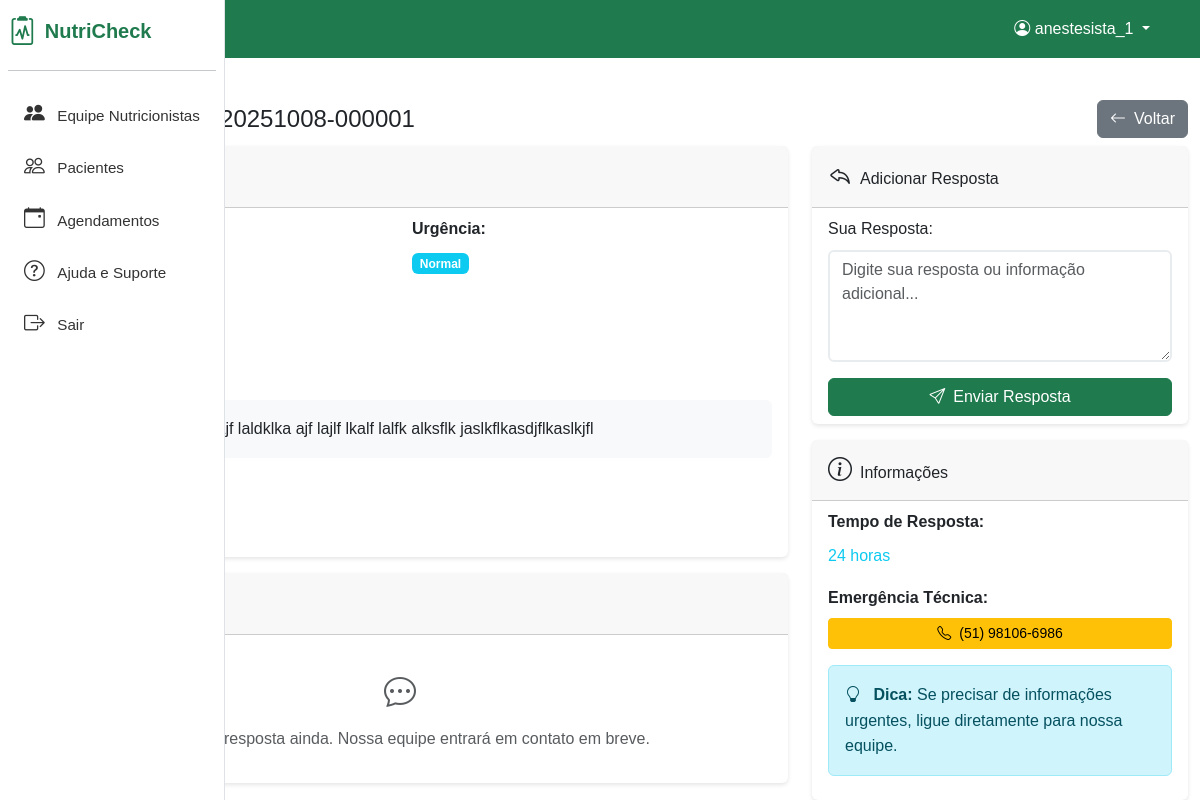
Page /ajuda/visualizar-chamado?id=2 (signed in) on the committed database.
### tables this page shows
CREATE TABLE `chamados_suporte` (
  `id` int(11) NOT NULL,
  `numero_chamado` varchar(20) DEFAULT NULL,
  `instituicao_id` int(11) NOT NULL,
  `usuario_id` int(11) DEFAULT NULL,
  `titulo` varchar(255) NOT NULL,
  `descricao` text NOT NULL,
  `prioridade` enum('baixa','media','alta','critica') DEFAULT 'media',
  `status` enum('aberto','em_andamento','resolvido','fechado') DEFAULT 'aberto',
  `created_at` timestamp NOT NULL DEFAULT current_timestamp(),
  `updated_at` timestamp NOT NULL DEFAULT current_timestamp() ON UPDATE current_timestamp()
);

### app/controllers/AjudaController.php (called while the page is built, shortened)
<?php
class AjudaController extends BaseController {
    private function getCurrentUserData() {
        if (isset($_SESSION['user_id'])) {
            return [
                'user_id' => $_SESSION['user_id'],
                'institution_id' => $_SESSION['institution_id'] ?? $this->getUserInstitution($_SESSION['user_id'])
            ];
        }
        return null;
    }
    private function getUserInstitution($userId) {
        $user = $this->db->fetch("SELECT instituicao_id FROM usuarios WHERE id = ?", [$userId]);
        return $user ? $user['instituicao_id'] : null;
    }
    public function visualizar_chamado() {
        $ticketId = $_GET['id'] ?? null;
        $userData = $this->getCurrentUserData();
        $sql = "SELECT * FROM chamados_suporte WHERE id = ? AND usuario_id = ?";
        $chamado = $this->db->fetch($sql, [$ticketId, $userData['user_id']]);
        $sql = "SELECT * FROM respostas_chamados WHERE chamado_id = ? ORDER BY created_at ASC";
        $respostas = $this->db->fetchAll($sql, [$ticketId]);
        include APP_PATH . '/views/ajuda/visualizar_chamado.php';
    }
}

### app/controllers/BaseController.php (called while the page is built, shortened)
<?php
class BaseController {
    public function __construct() {
        $this->db = Database::getInstance();
    }
}

### app/config/database.php (called while the page is built, shortened)
<?php
class Database {
    private static $instance = null;
    private $connection;
    private function getCredentials() {
        $local = [
            'host' => 'localhost',
            'port' => '3307',
            'dbname' => 'nutricheck',
            'username' => 'nutricheck',
            'password' => '',
        ];
        $configFile = __DIR__ . '/database_hostinger.php';
        if (file_exists($configFile)) {
            return [
                'host' => defined('DB_HOST') ? DB_HOST : $local['host'],
                'port' => defined('DB_PORT') ? DB_PORT : '3306',
                'dbname' => defined('DB_NAME') ? DB_NAME : $local['dbname'],
                'username' => defined('DB_USER') ? DB_USER : $local['username'],
                'password' => defined('DB_PASS') ? DB_PASS : $local['password'],
            ];
        }
        return $local;
    }
    private $charset = 'utf8mb4';
    private function __construct() {
        $c = $this->getCredentials();
        $host = $c['host'];
        $port = $c['port'];
        $dbname = $c['dbname'];
        $username = $c['username'];
        $password = $c['password'];
        try {
            $dsn = "mysql:host={$host};port={$port};dbname={$dbname};charset={$this->charset}";
            $options = [
                PDO::ATTR_ERRMODE => PDO::ERRMODE_EXCEPTION,
                PDO::ATTR_DEFAULT_FETCH_MODE => PDO::FETCH_ASSOC,
                PDO::ATTR_EMULATE_PREPARES => false,
                PDO::MYSQL_ATTR_INIT_COMMAND => "SET NAMES utf8mb4 COLLATE utf8mb4_unicode_ci"
            ];
            $this->connection = new PDO($dsn, $username, $password, $options);
        } catch (PDOException $e) {
            if ($e->getCode() == 1049) {
                throw new Exception("Banco de dados '{$dbname}' não existe. Crie o banco no painel ou importe o dump.");
            }
            if ($e->getCode() == 2002 || $e->getCode() == 2003) {
                throw new Exception("Não foi possível conectar ao MySQL (host: {$host}, porta: {$port}). Verifique as credenciais em app/config/database_hostinger.php.");
            }
            throw new Exception("Erro na conexão com o banco de dados: " . $e->getMessage());
        }
    }
    public static function getInstance() {
        if (self::$instance === null) {
            self::$instance = new self();
        }
        return self::$instance;
    }
    public function query($sql, $params = []) {
        $stmt = $this->connection->prepare($sql);
        $stmt->execute($params);
        return $stmt;
    }
    public function fetch($sql, $params = []) {
        $stmt = $this->query($sql, $params);
        return $stmt->fetch();
    }
}

### app/views/ajuda/visualizar_chamado.php (the view, shortened to what this page needs)
<?php require_once APP_PATH . '/views/layouts/main.php'; ?>
<div class="container-fluid">
    <div class="d-flex justify-content-between align-items-center mb-2 flex-wrap">
        <h4 class="mb-0">
            <i class="bi bi-ticket-detailed text-primary me-2"></i>Chamado #<?= htmlspecialchars($chamado['numero_chamado'] ?? 'N/A') ?>
        </h4>
        <a href="<?= BASE_URL ?>/ajuda/meus-chamados" class="btn btn-secondary">
            <i class="bi bi-arrow-left me-2"></i>Voltar
        </a>
    </div>
    <div class="row">
        <div class="col-md-8">
            <div class="card mb-3">
                <div class="card-header">
                    <h6 class="card-title mb-0 py-2">
                    </h6>
                </div>
                <div class="card-body py-2">
                    <div class="row">
                        <div class="col-md-6 mb-3">
                            <label class="form-label fw-bold">Categoria:</label>
                            <p class="mb-0">
                                <span class="badge bg-secondary">
                                </span>
                            </p>
                        </div>
                        <div class="col-md-6 mb-3">
                            <label class="form-label fw-bold">Urgência:</label>
                            <p class="mb-0">
                                <?php
                                $urgencia = $chamado['urgencia'] ?? 'normal';
                                $urgenciaClass = '';
                                $urgenciaText = '';
                                switch ($urgencia) {
                                    case 'normal':
                                        $urgenciaClass = 'bg-info';
                                        $urgenciaText = 'Normal';
                                        break;
                                }
                                ?>
                                <span class="badge <?= $urgenciaClass ?>">
                                    <?= $urgenciaText ?>
                                </span>
                            </p>
                        </div>
                    </div>
                    <div class="mb-3">
                        <label class="form-label fw-bold">Assunto:</label>
                        <p class="mb-0"><?= htmlspecialchars($chamado['assunto'] ?? 'Sem assunto') ?></p>
                    </div>
                    <div class="mb-3">
                        <label class="form-label fw-bold">Descrição:</label>
                        <div class="bg-light p-3 rounded">
                            <?= nl2br(htmlspecialchars($chamado['descricao'] ?? 'Sem descrição')) ?>
                        </div>
                    </div>
                    <div class="mb-3">
                        <label class="form-label fw-bold">Última Atualização:</label>
                        <p class="mb-0 text-muted">
                        </p>
                    </div>
                </div>
            </div>
            <div class="card">
                <div class="card-header">
                    <h6 class="card-title mb-0 py-2">
                    </h6>
                </div>
                <div class="card-body py-2">
                    <?php if (empty($respostas)): ?>
                        <div class="text-center py-4">
                            <i class="bi bi-chat-dots text-muted" style="font-size: 2rem;"></i>
                            <p class="mt-2 mb-0 text-muted">Nenhuma resposta ainda. Nossa equipe entrará em contato em breve.</p>
                        </div>
                    <?php endif; ?>
                </div>
            </div>
        </div>
        <div class="col-md-4">
            <div class="card mb-3">
                <div class="card-header">
                    <h6 class="card-title mb-0 py-2">
                        <i class="bi bi-reply me-2 fs-4"></i>Adicionar Resposta
                    </h6>
                </div>
                <div class="card-body py-2">
                    <form method="POST" action="<?= BASE_URL ?>/ajuda/responder-chamado">
                        <div class="mb-3">
                            <label for="mensagem" class="form-label">Sua Resposta:</label>
                            <textarea class="form-control" id="mensagem" name="mensagem" rows="4"
                                      placeholder="Digite sua resposta ou informação adicional..." required></textarea>
                        </div>
                        <button type="submit" class="btn btn-primary w-100">
                            <i class="bi bi-send me-2"></i>Enviar Resposta
                        </button>
                    </form>
                </div>
            </div>
            <div class="card">
                <div class="card-header">
                    <h6 class="card-title mb-0 py-2">
                        <i class="bi bi-info-circle me-2 fs-4"></i>Informações
                    </h6>
                </div>
                <div class="card-body py-2">
                    <div class="mb-3">
                        <label class="form-label fw-bold">Tempo de Resposta:</label>
                        <p class="mb-0">
                            <?php
                            $urgencia = $chamado['urgencia'] ?? 'normal';
                            switch($urgencia) {
                                case 'normal':
                                    echo '<span class="text-info">24 horas</span>';
                                    break;
                            }
                            ?>
                        </p>
                    </div>
                    <div class="mb-3">
                        <label class="form-label fw-bold">Emergência Técnica:</label>
                        <p class="mb-0">
                            <a href="tel:+5551981066986" class="btn btn-warning btn-sm w-100">
                                <i class="bi bi-telephone me-2"></i>(51) 98106-6986
                            </a>
                        </p>
                    </div>
                    <div class="alert alert-info">
                        <i class="bi bi-lightbulb me-2"></i>
                        <strong>Dica:</strong> Se precisar de informações urgentes, ligue diretamente para nossa equipe.
                    </div>
                </div>
            </div>
        </div>
    </div>
</div>

### assets/css/style.css (style rules this page uses)
:root { --primary-color: #1f7a4d; --secondary-color: #145c38; --success-color: #198754; --danger-color: #dc3545; --warning-color: #ffc107; --info-color: #4bbda8; --light-color: #f8f9fa; --dark-color: #212529; --bs-primary: #1f7a4d; --bs-primary-rgb: 31, 122, 77; }
.btn-primary { background-color: var(--primary-color) !important; border-color: var(--primary-color) !important; }
body { font-family: Arial, Helvetica, sans-serif; line-height: 1.6; }
.btn { font-weight: 500; transition: all 0.3s ease; }
.card { transition: all 0.3s ease; border: none; box-shadow: 0 2px 4px rgba(0,0,0,0.1); }
.form-control, .form-select { border: 2px solid #e9ecef; transition: border-color 0.3s ease; }

### app/views/layouts/main.php (style rules this page uses)
html, body { height: 100%; min-height: 100vh; }
body { min-height: 100vh; display: flex; flex-direction: column; }

### rows in the picture
chamados_suporte: numero_chamado "TKT-20251008-000001", descricao "aldjfalkjdfljalsdkjfljasdlkf ajf laldklka ajf lajlf lkalf lalfk alksflk jaslkflkasdjflkaslkjfl"

### other values in the picture
$_SESSION['user_name'] "anestesista_1"
$pageNames[$page['nome']] "Equipe Nutricionistas"
$pageNames[$page['nome']] "Pacientes"
$pageNames[$page['nome']] "Agendamentos"
$pageNames[$page['nome']] "Ajuda e Suporte"
$urgenciaText "Normal"
